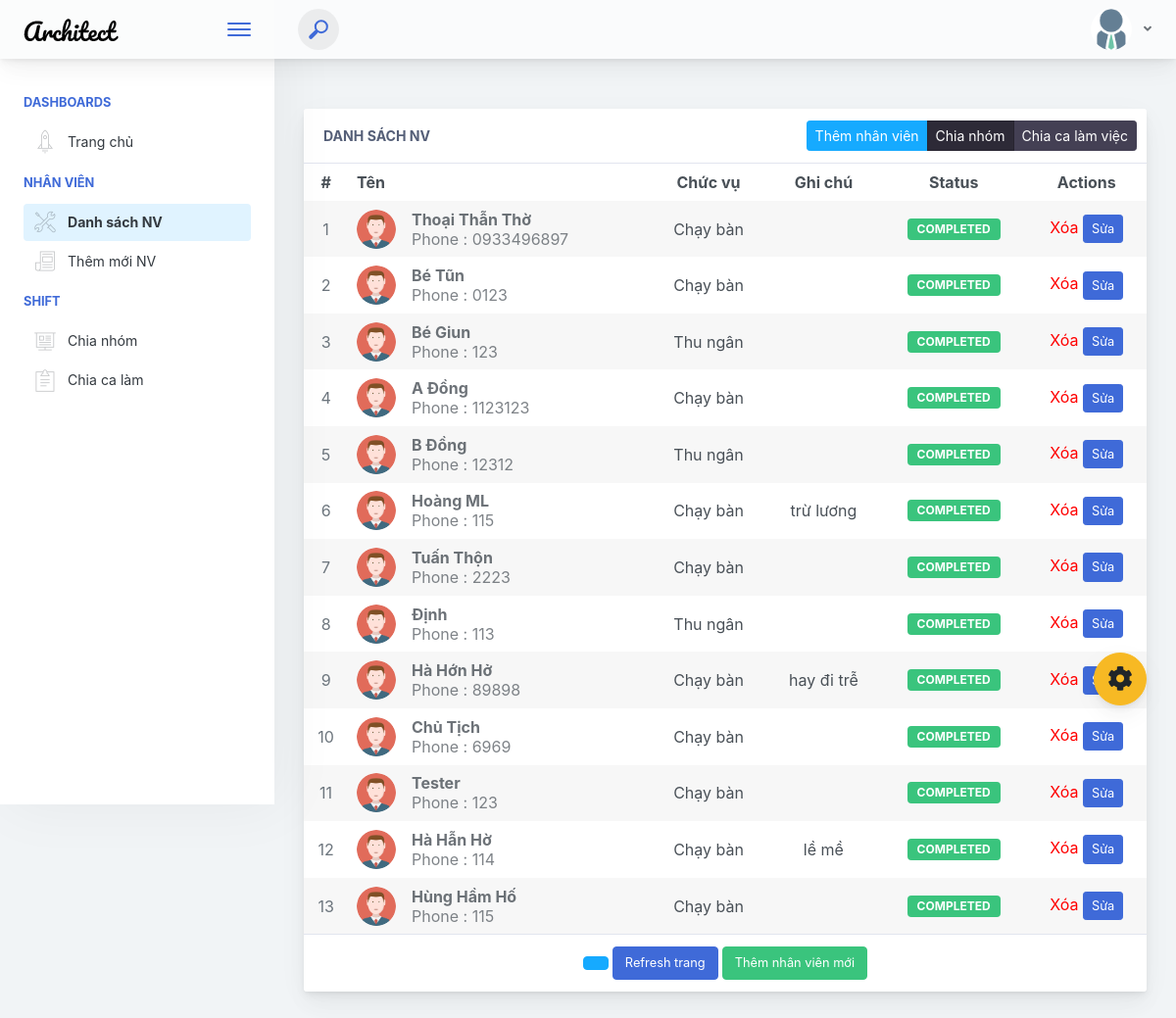
Before: /liststaff.php with the older database file.
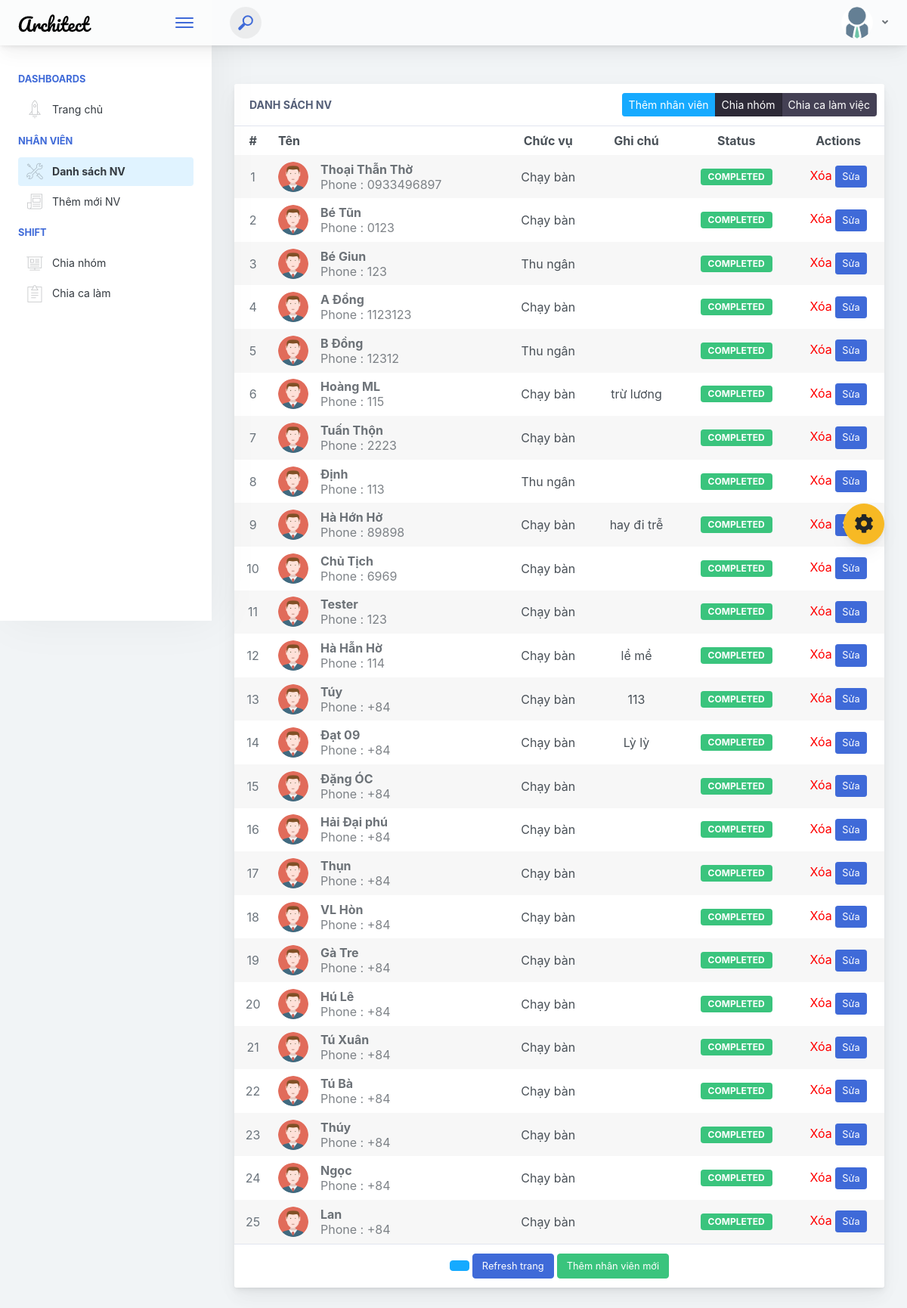
After: the same page with the newer database file.
### tables this page shows
CREATE TABLE `nhanvien` (
  `id` int(20) UNSIGNED NOT NULL,
  `ten` varchar(60) DEFAULT NULL,
  `sdt` varchar(60) DEFAULT NULL,
  `chucvu` varchar(50) NOT NULL,
  `calamviec` varchar(20) NOT NULL,
  `ghichu` text NOT NULL,
  `count` varchar(150) NOT NULL
);

### lib/database.php (called while the page is built, shortened)
<?php
Class Database extends PDO{
   public $host   = DB_HOST;
   public $user   = DB_USER;
   public $pass   = DB_PASS;
   public $dbname = DB_NAME;
   public $link;
private function connectDB(){
   $this->link = new mysqli($this->host, $this->user, $this->pass,
    $this->dbname);
    mysqli_set_charset($this->link, 'UTF8');
 }
public function select($query){
  $result = $this->link->query($query) or
   die($this->link->error.__LINE__);
  if($result->num_rows > 0){
    return $result;
  } else {
    return false;
  }
 }
}

### classes/nhanvien.php (called while the page is built, shortened)
<?php
	$filepath = realpath(dirname(__FILE__));
	include_once ($filepath.'/../lib/database.php');
    class nhanvien
	{
		private $db;
		public function __construct()
		{
			$this->db = new Database();
		}
		public function show_nhanvien()
		{
			$query = "SELECT * FROM nhanvien";
			$result = $this->db->select($query);
			return $result;
		}
	}
?>

### liststaff.php (the view, shortened to what this page needs)
<?php
include 'lib/database.php';
?>
<!doctype html>
<html lang="vi">
<?php include 'head.php';?>
<body>
    <div class="app-container app-theme-white body-tabs-shadow fixed-sidebar fixed-header">
        <div class="app-header header-shadow">
            <div class="app-header__logo">
                <div class="logo-src"></div>
                <div class="header__pane ml-auto">
                    <div>
                        <button type="button" class="hamburger close-sidebar-btn hamburger--elastic" data-class="closed-sidebar">
                            <span class="hamburger-box">
                                <span class="hamburger-inner"></span>
                            </span>
                        </button>
                    </div>
                </div>
            </div>
                <div class="app-header__content">
                <div class="app-header-left">
                    <div class="search-wrapper">
                        <div class="input-holder">
                            <button class="search-icon"><span></span></button>
                        </div>
                    </div>
        </div>
                <div class="app-header-right">
                    <div class="header-btn-lg pr-0">
                        <div class="widget-content p-0">
                            <div class="widget-content-wrapper">
                                <div class="widget-content-left">
                                    <div class="btn-group">
                                        <a data-toggle="dropdown" aria-haspopup="true" aria-expanded="false" class="p-0 btn">
                                            <img width="42" class="rounded-circle" src="assets/images/avatars/nhanvien.png" alt="">
                                            <i class="fa fa-angle-down ml-2 opacity-8"></i>
                                        </a>
                                    </div>
                                </div>
                            </div>
                        </div>
                    </div>        </div>
            </div>
        </div>        <div class="ui-theme-settings">
            <button type="button" id="TooltipDemo" class="btn-open-options btn btn-warning">
                <i class="fa fa-cog fa-w-16 fa-spin fa-2x"></i>
            </button>
        </div>        <div class="app-main">
                <div class="app-sidebar sidebar-shadow">
<?php
include 'sidebar.php';
?>
                </div>    <div class="app-main__outer">
                    <div class="app-main__inner">
                        <div class="row">
                            <div class="col-md-12">
                                <div class="main-card mb-3 card">
                                    <div class="card-header">Danh sách NV
                                        <div class="btn-actions-pane-right">
                                            <div role="group" class="btn-group-sm btn-group">
                                                <button class=" btn btn-info" onclick="window.location = 'newstaff.php'">Thêm nhân viên</button>
                                                <button class="active btn btn-focus">Chia nhóm</button>
                                                <button class="btn btn-focus">Chia ca làm việc</button>
                                            </div>
                                        </div>
                                    </div>
                                    <div class="table-responsive">
                                        <table class="align-middle mb-0 table table-borderless table-striped table-hover">
                                            <thead>
                                            <tr>
                                                <th class="text-center">#</th>
                                                <th>Tên</th>
                                                <th class="text-center">Chức vụ</th>
                                                <th class="text-center">Ghi chú</th>
                                                <th class="text-center">Status</th>
                                                <th class="text-center">Actions</th>
                                            </tr>
                                            </thead>
                                            <tbody>
                                            <?php
                                            $filepath = realpath(dirname(__FILE__));
                                            include_once ($filepath.'/classes/nhanvien.php');
                                            $i=1;
                                            $cs = new nhanvien();
                                            $get_nv = $cs->show_nhanvien();
                                                            if($get_nv){
                                                                while ($result = $get_nv->fetch_assoc())
                                                                {
                                            ?>
                                            <tr>
                                                <td class="text-center text-muted"><?=$i++?></td>
                                                <td>
                                                    <div class="widget-content p-0">
                                                        <div class="widget-content-wrapper">
                                                            <div class="widget-content-left mr-3">
                                                                <div class="widget-content-left">
                                                                    <img width="40" class="rounded-circle" src="assets/images/avatars/images.png" alt="">
                                                                </div>
                                                            </div>
                                                            <div class="widget-content-left flex2">
                                                                <div class="widget-heading"><?=$result['ten']?></div>
                                                                <div class="widget-subheading opacity-7">Phone : <?=$result['sdt']?></div>
                                                            </div>
                                                        </div>
                                                    </div>
                                                </td>
                                                <td class="text-center" title="SĐT : <?=$result['sdt']?>"><?=$result['chucvu']?></td>
                                                <td class="text-center" title="SĐT : <?=$result['sdt']?>"><?=$result['ghichu']?></td>
                                                <td class="text-center">
                                                    <div class="badge badge-success">Completed</div>
                                                </td>
                                                <td class="text-center">
                                                    <a style="color:red;" type="button" id="PopoverCustomT-2" onclick = "return confirm('Are you want to delete???')"
                                                   href="?delid=<?php echo $result['ten'] ?>"> Xóa</a>
                                                    <button type="button" id="PopoverCustomT-2" class="btn btn-primary btn-sm">Sửa</button>
                                                </td>
                                            </tr>
                                            <?php
                                             }
                                            }
                                            else{echo "Lỗi";}
                                            ?>
                                            </tbody>
                                        </table>
                                    </div>
                                    <div class="d-block text-center card-footer">
                                    <button class="btn-wide btn btn-info"><?php
                                    ?></button>
                                        <button class="btn-wide btn btn-primary" onclick="window.location = 'liststaff.php'">Refresh trang</button>
                                        <button class="btn-wide btn btn-success" onclick="window.location = 'newstaff.php'">Thêm nhân viên mới</button>
                                    </div>
                                </div>
                            </div>
                        </div>
                    </div>
                       </div>
        </div>
    </div>
<script type="text/javascript" src="./assets/scripts/main.js"></script></body>
</html>

### head.php (shortened to what this page needs)
<head>
<link href="./main.css" rel="stylesheet">
</head>

### sidebar.php (shortened to what this page needs)
<?php
$check1="";$check2="";$check3="";$check4="";
$check= basename($_SERVER['REQUEST_URI'], '?' . $_SERVER['QUERY_STRING']);
if($check =="liststaff.php" )
{
	$check2 ="mm-active";
}
?>
<div class="scrollbar-sidebar">
                        <div class="app-sidebar__inner">
                            <ul class="vertical-nav-menu">
                                <li class="app-sidebar__heading">Dashboards</li>
                                <li>
                                    <a href="index.php" class="<?php echo $check1 ?>">
                                        <i class="metismenu-icon pe-7s-rocket"></i>
                                        Trang chủ
                                    </a>
                                </li>
                                <li class="app-sidebar__heading">Nhân viên</li>
                                <li>
                                    <a href="liststaff.php" class="<?php echo $check2 ?>">
                                        <i class="metismenu-icon pe-7s-tools"></i>
                                       Danh sách NV
                                    </a>
                                    <a href="newstaff.php" class="<?php echo $check3 ?>">
                                        <i class="metismenu-icon pe-7s-news-paper"></i>
                                       Thêm mới NV
                                    </a>
                                </li>
                                <li class="app-sidebar__heading">Shift</li>
                                <li>
                                    <a href="dashboard-boxes.html">
                                        <i class="metismenu-icon pe-7s-display2"></i>
                                        Chia nhóm
                                    </a>
                                    <a href="dashboard-boxes.html">
                                        <i class="metismenu-icon pe-7s-note2"></i>
                                        Chia ca làm
                                    </a>
                                </li>
                            </ul>
                        </div>
                    </div>

Changed rows visible on the page:
removed nhanvien: ten "Hùng Hầm Hố", sdt "115", chucvu "Chạy bàn"
added nhanvien: ten "Túy", sdt "+84", chucvu "Chạy bàn", ghichu "113"
added nhanvien: ten "Đạt 09", sdt "+84", chucvu "Chạy bàn", ghichu "Lỳ lỳ"
added nhanvien: ten "Đặng ÓC", sdt "+84", chucvu "Chạy bàn"
added nhanvien: ten "Hải Đại phú", sdt "+84", chucvu "Chạy bàn"
added nhanvien: ten "Thụn", sdt "+84", chucvu "Chạy bàn"
added nhanvien: ten "VL Hòn", sdt "+84", chucvu "Chạy bàn"
added nhanvien: ten "Gà Tre", sdt "+84", chucvu "Chạy bàn"
added nhanvien: ten "Hú Lê", sdt "+84", chucvu "Chạy bàn"
added nhanvien: ten "Tú Xuân", sdt "+84", chucvu "Chạy bàn"
added nhanvien: ten "Tú Bà", sdt "+84", chucvu "Chạy bàn"
added nhanvien: ten "Thúy", sdt "+84", chucvu "Chạy bàn"
added nhanvien: ten "Ngọc", sdt "+84", chucvu "Chạy bàn"
added nhanvien: ten "Lan", sdt "+84", chucvu "Chạy bàn"
